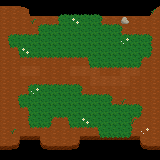

This game map was drawn from its Tiled (.tmx) file and the tilesets committed beside it. A one-line description and the full map source follow:
An orthogonal 16x16 tile map with 10x10 px tiles, 7 tile layers (grass and dirt, grass border U, grass border R, grass border D, ...).

<map version="1.10" tiledversion="1.10.1" orientation="orthogonal" renderorder="right-down" width="16" height="16" tilewidth="10" tileheight="10" infinite="0" nextlayerid="8" nextobjectid="1">
 <tileset firstgid="1" source="../../Tiles/thicket tiles.tsx" />
 <layer id="1" name="grass and dirt" width="16" height="16">
  <data encoding="csv">
0,0,0,0,0,0,0,0,0,0,0,0,0,0,0,0,
1,1,18,0,0,0,0,0,0,0,0,0,0,0,0,19,
1,1,1,1,1,1,2,2,2,2,1,1,1,1,1,1,
1,1,1,1,2,2,2,2,2,2,2,2,1,1,1,1,
1,2,2,2,2,2,2,2,2,2,2,2,2,2,2,1,
1,1,2,2,2,2,2,2,2,2,2,2,2,2,2,1,
1,1,1,1,1,1,1,1,1,2,2,2,2,2,1,1,
1,1,15,15,1,1,1,15,15,15,1,1,15,15,1,1,
1,1,1,1,1,1,1,1,1,15,15,15,15,1,1,1,
1,1,1,2,2,2,2,2,1,1,1,1,1,1,1,1,
1,1,2,2,2,2,2,2,2,2,2,1,1,1,1,1,
1,1,1,2,2,2,2,2,2,2,2,2,2,2,1,1,
1,1,1,2,2,1,1,2,2,2,2,2,2,1,1,1,
1,1,1,1,1,1,1,1,1,1,2,2,2,1,1,1,
1,20,0,0,21,1,1,20,0,0,0,0,0,0,21,1,
0,0,0,0,0,0,0,0,0,0,0,0,0,0,0,0
</data>
 </layer>
 <layer id="2" name="grass border U" width="16" height="16">
  <data encoding="csv">
0,0,0,0,0,0,0,0,0,0,0,0,0,0,0,0,
0,0,0,0,0,0,8,8,8,8,0,0,0,0,0,0,
0,0,0,0,8,8,0,0,0,0,8,8,0,0,0,0,
0,8,8,8,0,0,0,0,0,0,0,0,8,8,8,0,
0,0,0,0,0,0,0,0,0,0,0,0,0,0,0,0,
0,0,0,0,0,0,0,0,0,0,0,0,0,0,0,0,
0,0,0,0,0,0,0,0,0,0,0,0,0,0,0,0,
0,0,0,0,0,0,0,0,0,0,0,0,0,0,0,0,
0,0,0,8,8,8,8,8,0,0,0,0,0,0,0,0,
0,0,8,0,0,0,0,0,8,8,8,0,0,0,0,0,
0,0,0,0,0,0,0,0,0,0,0,8,8,8,0,0,
0,0,0,0,0,0,0,0,0,0,0,0,0,0,0,0,
0,0,0,0,0,0,0,0,0,0,0,0,0,0,0,0,
0,0,0,0,0,0,0,0,0,0,0,0,0,0,0,0,
0,0,0,0,0,0,0,0,0,0,0,0,0,0,0,0,
0,0,0,0,0,0,0,0,0,0,0,0,0,0,0,0
</data>
 </layer>
 <layer id="3" name="grass border R" width="16" height="16">
  <data encoding="csv">
0,0,0,0,0,0,0,0,0,0,0,0,0,0,0,0,
0,0,0,0,0,0,0,0,0,0,0,0,0,0,0,0,
0,0,0,0,0,0,0,0,0,0,9,0,0,0,0,0,
0,0,0,0,0,0,0,0,0,0,0,0,9,0,0,0,
0,0,0,0,0,0,0,0,0,0,0,0,0,0,0,9,
0,0,0,0,0,0,0,0,0,0,0,0,0,0,0,9,
0,0,0,0,0,0,0,0,0,0,0,0,0,0,9,0,
0,0,0,0,0,0,0,0,0,0,0,0,0,0,0,0,
0,0,0,0,0,0,0,0,0,0,0,0,0,0,0,0,
0,0,0,0,0,0,0,0,9,0,0,0,0,0,0,0,
0,0,0,0,0,0,0,0,0,0,0,9,0,0,0,0,
0,0,0,0,0,0,0,0,0,0,0,0,0,0,9,0,
0,0,0,0,0,9,0,0,0,0,0,0,0,9,0,0,
0,0,0,0,0,0,0,0,0,0,0,0,0,9,0,0,
0,0,0,0,0,0,0,0,0,0,0,0,0,0,0,0,
0,0,0,0,0,0,0,0,0,0,0,0,0,0,0,0
</data>
 </layer>
 <layer id="4" name="grass border D" width="16" height="16">
  <data encoding="csv">
0,0,0,0,0,0,0,0,0,0,0,0,0,0,0,0,
0,0,0,0,0,0,0,0,0,0,0,0,0,0,0,0,
0,0,0,0,0,0,0,0,0,0,0,0,0,0,0,0,
0,0,0,0,0,0,0,0,0,0,0,0,0,0,0,0,
0,0,0,0,0,0,0,0,0,0,0,0,0,0,0,0,
0,11,0,0,0,0,0,0,0,0,0,0,0,0,0,0,
0,0,11,11,11,11,11,11,11,0,0,0,0,0,11,0,
0,0,0,0,0,0,0,0,0,11,11,11,11,11,0,0,
0,0,0,0,0,0,0,0,0,0,0,0,0,0,0,0,
0,0,0,0,0,0,0,0,0,0,0,0,0,0,0,0,
0,0,0,0,0,0,0,0,0,0,0,0,0,0,0,0,
0,0,11,0,0,0,0,0,0,0,0,0,0,0,0,0,
0,0,0,0,0,11,11,0,0,0,0,0,0,11,0,0,
0,0,0,11,11,0,0,11,11,11,0,0,0,0,0,0,
0,0,0,0,0,0,0,0,0,0,11,11,11,0,0,0,
0,0,0,0,0,0,0,0,0,0,0,0,0,0,0,0
</data>
 </layer>
 <layer id="5" name="grass border L" width="16" height="16">
  <data encoding="csv">
0,0,0,0,0,0,0,0,0,0,0,0,0,0,0,0,
0,0,0,0,0,0,0,0,0,0,0,0,0,0,0,0,
0,0,0,0,0,10,0,0,0,0,0,0,0,0,0,0,
0,0,0,10,0,0,0,0,0,0,0,0,0,0,0,0,
10,0,0,0,0,0,0,0,0,0,0,0,0,0,0,0,
0,10,0,0,0,0,0,0,0,0,0,0,0,0,0,0,
0,0,0,0,0,0,0,0,10,0,0,0,0,0,0,0,
0,0,0,0,0,0,0,0,0,0,0,0,0,0,0,0,
0,0,0,0,0,0,0,0,0,0,0,0,0,0,0,0,
0,0,10,0,0,0,0,0,0,0,0,0,0,0,0,0,
0,10,0,0,0,0,0,0,0,0,0,0,0,0,0,0,
0,0,10,0,0,0,0,0,0,0,0,0,0,0,0,0,
0,0,10,0,0,0,10,0,0,0,0,0,0,0,0,0,
0,0,0,0,0,0,0,0,0,10,0,0,0,0,0,0,
0,0,0,0,0,0,0,0,0,0,0,0,0,0,0,0,
0,0,0,0,0,0,0,0,0,0,0,0,0,0,0,0
</data>
 </layer>
 <layer id="6" name="decor" width="16" height="16">
  <data encoding="csv">
0,0,0,0,0,0,0,0,0,0,0,0,0,0,0,0,
0,0,0,0,0,0,0,0,0,0,0,0,0,0,0,13,
0,0,0,13,0,0,0,12,0,0,0,0,16,0,0,0,
0,0,0,0,0,0,0,0,0,0,0,0,0,0,0,0,
0,0,0,0,0,0,0,0,0,0,0,0,14,0,0,0,
0,0,12,0,0,0,0,0,0,0,0,0,0,0,0,0,
0,0,0,0,0,0,0,0,0,0,0,0,0,0,0,0,
0,0,0,0,0,0,0,0,0,0,0,0,0,0,0,0,
0,0,0,0,0,0,0,0,0,0,0,0,0,0,0,0,
0,0,0,14,0,0,0,0,0,0,0,0,0,0,0,0,
0,0,0,0,0,0,0,0,0,0,0,0,13,0,0,0,
0,0,0,0,0,0,0,0,0,0,0,0,0,0,0,0,
0,0,0,0,0,0,0,0,12,0,0,0,0,13,0,0,
0,13,0,0,0,0,0,0,0,0,0,0,0,0,14,0,
0,0,0,0,0,0,0,0,0,0,0,0,0,0,0,0,
0,0,0,0,0,0,0,0,0,0,0,0,0,0,0,0
</data>
 </layer>
 <layer id="7" name="collision" width="16" height="16">
  <data encoding="csv">
37,37,37,37,37,37,37,37,37,37,37,37,37,37,37,37,
0,0,0,37,37,37,37,37,37,37,37,37,37,37,37,0,
0,0,0,0,0,0,0,0,0,0,0,0,0,0,0,0,
0,0,0,0,0,0,0,0,0,0,0,0,0,0,0,0,
0,0,0,0,0,0,0,0,0,0,0,0,0,0,0,0,
0,0,0,0,0,0,0,0,0,0,0,0,0,0,0,0,
0,0,0,0,0,0,0,0,0,0,0,0,0,0,0,0,
0,0,0,0,0,0,0,0,0,0,0,0,0,0,0,0,
0,0,0,0,0,0,0,0,0,0,0,0,0,0,0,0,
0,0,0,0,0,0,0,0,0,0,0,0,0,0,0,0,
0,0,0,0,0,0,0,0,0,0,0,0,0,0,0,0,
0,0,0,0,0,0,0,0,0,0,0,0,0,0,0,0,
0,0,0,0,0,0,0,0,0,0,0,0,0,0,0,0,
0,0,0,0,0,0,0,0,0,0,0,0,0,0,0,0,
0,0,37,37,0,0,0,0,37,37,37,37,37,37,0,0,
37,37,37,37,37,37,37,37,37,37,37,37,37,37,37,37
</data>
 </layer>
</map>
